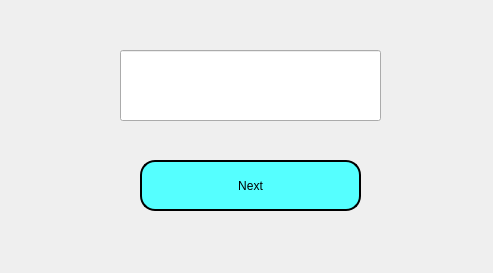
<?xml version="1.0" encoding="UTF-8"?>
<ui version="4.0">
 <class>MainWindow</class>
 <widget class="QMainWindow" name="MainWindow">
  <property name="geometry">
   <rect>
    <x>0</x>
    <y>0</y>
    <width>493</width>
    <height>273</height>
   </rect>
  </property>
  <property name="sizePolicy">
   <sizepolicy hsizetype="Ignored" vsizetype="Ignored">
    <horstretch>0</horstretch>
    <verstretch>0</verstretch>
   </sizepolicy>
  </property>
  <property name="windowTitle">
   <string>MainWindow</string>
  </property>
  <widget class="QWidget" name="centralwidget">
   <property name="toolTip">
    <string>&lt;html&gt;&lt;head/&gt;&lt;body&gt;&lt;p align=&quot;center&quot;&gt;&lt;span style=&quot; font-size:10pt; font-weight:600;&quot;&gt;Digite su Edad&lt;/span&gt;&lt;/p&gt;&lt;/body&gt;&lt;/html&gt;</string>
   </property>
   <widget class="QLineEdit" name="txt_edad">
    <property name="geometry">
     <rect>
      <x>120</x>
      <y>50</y>
      <width>261</width>
      <height>71</height>
     </rect>
    </property>
    <property name="styleSheet">
     <string notr="true">color: rgb(85, 170, 255);</string>
    </property>
   </widget>
   <widget class="QPushButton" name="btn_next">
    <property name="geometry">
     <rect>
      <x>140</x>
      <y>160</y>
      <width>221</width>
      <height>51</height>
     </rect>
    </property>
    <property name="sizePolicy">
     <sizepolicy hsizetype="Fixed" vsizetype="Fixed">
      <horstretch>0</horstretch>
      <verstretch>0</verstretch>
     </sizepolicy>
    </property>
    <property name="minimumSize">
     <size>
      <width>0</width>
      <height>20</height>
     </size>
    </property>
    <property name="styleSheet">
     <string notr="true">border-radius:15px;
border: 2px solid black;
background-color: rgb(85, 255, 255);</string>
    </property>
    <property name="text">
     <string>Next</string>
    </property>
   </widget>
  </widget>
 </widget>
 <resources/>
 <connections/>
</ui>
